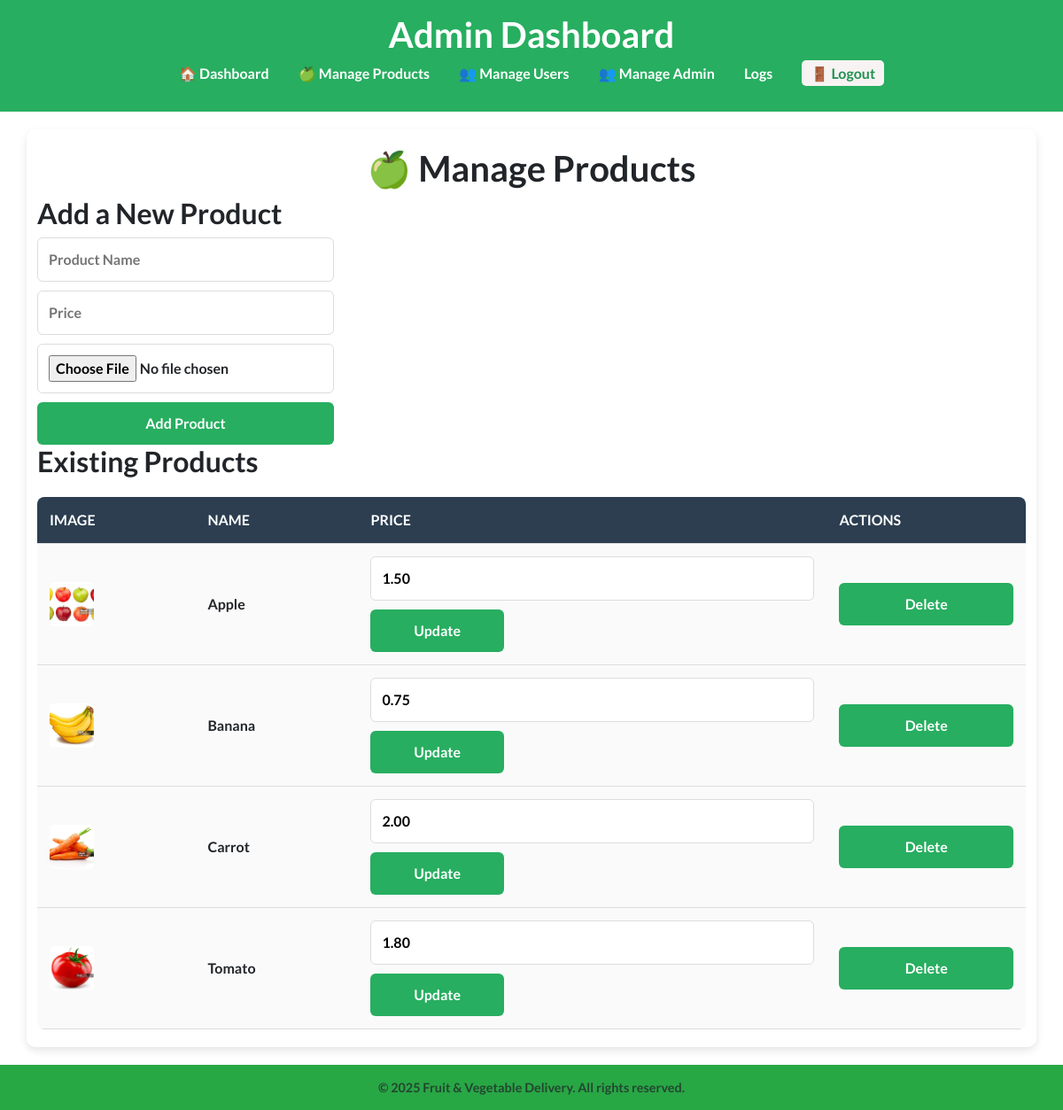
The page /admin/manage_products.php (signed in) on the database its author committed.
### tables this page shows
CREATE TABLE IF NOT EXISTS `products` (
  `id` int NOT NULL AUTO_INCREMENT,
  `name` varchar(100) NOT NULL,
  `category` enum('Fruit','Vegetable') NOT NULL,
  `price` decimal(10,2) NOT NULL,
  `image` varchar(255) NOT NULL,
  `created_at` timestamp NULL DEFAULT CURRENT_TIMESTAMP,
  PRIMARY KEY (`id`)
);

### admin/manage_products.php (the view, shortened to what this page needs)
<?php
include 'includes/../../db.php';
$products = $conn->query("SELECT * FROM products");
?>
<!DOCTYPE html>
<html lang="en">
<head>
    <link rel="stylesheet" href="manage_products.css">
    <link rel="stylesheet" href="../main.css">
</head>
<body>
    <?php include 'admin_header.php'; ?>
    <div class="container">
        <h1>🍏 Manage Products</h1>
        <h2>Add a New Product</h2>
        <form method="POST" enctype="multipart/form-data">
            <input style="width: 30%" type="text" name="name" placeholder="Product Name" required>
            <input style="width: 30%" type="number" step="0.01" name="price" placeholder="Price" required>
            <input style="width: 30%" type="file" name="image" required>
            <button type="submit" name="add_product" style="width: 30%">Add Product</button>
        </form>
        <h2>Existing Products</h2>
        <table>
            <tr>
                <th>Image</th>
                <th>Name</th>
                <th>Price</th>
                <th>Actions</th>
            </tr>
            <?php while ($product = $products->fetch_assoc()): ?>
            <tr>
                <td><img src="../images/<?php echo $product['image']; ?>" width="50"></td>
                <td><?php echo $product['name']; ?></td>
                <td>
                    <form method="POST">
                        <input type="number" step="0.01" name="new_price" value="<?php echo $product['price']; ?>">
                        <button type="submit" name="update_product" style="width: 30%">Update</button>
                    </form>
                </td>
                <td>
                    <form method="POST" onsubmit="return confirm('Are you sure you want to delete this product?');">
                        <button type="submit" name="delete_product">Delete</button>
                    </form>
                </td>
            </tr>
            <?php endwhile; ?>
        </table>
    </div>
    <?php include '../user/footer.php'; ?>
</body>
</html>

### admin/manage_products.css (style rules this page uses)
body { font-family: 'Poppins', sans-serif; background-color: #f4f4f9; margin: 0; padding: 0; color: #333; }
.container { width: 90%; max-width: 1000px; margin: 20px auto; padding: 20px; background-color: white; border-radius: 10px; box-shadow: 0 4px 10px rgba(0, 0, 0, 0.1); }
h1 { text-align: center; color: #2c3e50; font-size: 24px; margin-bottom: 20px; }
form { display: flex; flex-direction: column; gap: 10px; }
form input, form button { width: 100%; padding: 12px; border-radius: 6px; border: 1px solid #ddd; font-size: 16px; outline: none; }
form button { background-color: #27ae60; color: white; cursor: pointer; border: none; font-weight: bold; transition: 0.3s; }
table { width: 100%; border-collapse: collapse; margin-top: 20px; border-radius: 8px; overflow: hidden; }
table th, table td { padding: 14px; text-align: left; border-bottom: 1px solid #ddd; }
table th { background-color: #2c3e50; color: white; text-transform: uppercase; }
table td { background-color: #fafafa; }
table tr:nth-child(even) { background-color: #f9f9f9; }
button { padding: 8px 12px; background-color: #e74c3c; color: white; border: none; border-radius: 6px; cursor: pointer; font-size: 14px; font-weight: bold; transition: 0.3s; }
img { width: 50px; height: 50px; object-fit: cover; border-radius: 5px; }

### rows shown on the page
products: image (picture), name "Apple", new_price "1.50"
products: image (picture), name "Banana", new_price "0.75"
products: image (picture), name "Carrot", new_price "2.00"
products: image (picture), name "Tomato", new_price "1.80"
